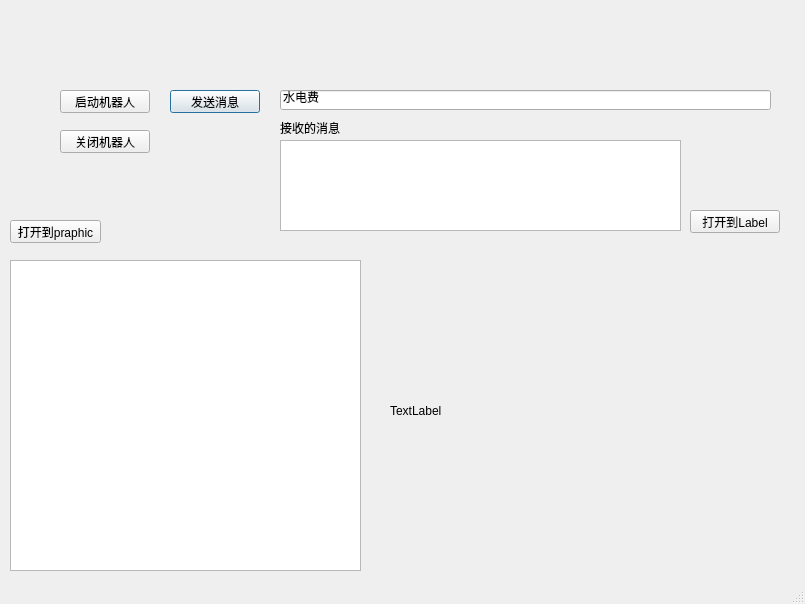
<?xml version="1.0" encoding="UTF-8"?>
<ui version="4.0">
 <class>MainWindow</class>
 <widget class="QMainWindow" name="MainWindow">
  <property name="geometry">
   <rect>
    <x>0</x>
    <y>0</y>
    <width>805</width>
    <height>604</height>
   </rect>
  </property>
  <property name="windowTitle">
   <string>MainWindow</string>
  </property>
  <property name="statusTip">
   <string/>
  </property>
  <widget class="QWidget" name="centralwidget">
   <widget class="QPushButton" name="pushButton">
    <property name="geometry">
     <rect>
      <x>60</x>
      <y>90</y>
      <width>90</width>
      <height>23</height>
     </rect>
    </property>
    <property name="text">
     <string>启动机器人</string>
    </property>
   </widget>
   <widget class="QPushButton" name="pushButton_2">
    <property name="geometry">
     <rect>
      <x>170</x>
      <y>90</y>
      <width>90</width>
      <height>23</height>
     </rect>
    </property>
    <property name="text">
     <string extracomment="xxx">发送消息</string>
    </property>
    <property name="default">
     <bool>true</bool>
    </property>
   </widget>
   <widget class="QPushButton" name="pushButton_3">
    <property name="geometry">
     <rect>
      <x>10</x>
      <y>220</y>
      <width>91</width>
      <height>23</height>
     </rect>
    </property>
    <property name="text">
     <string>打开到praphic</string>
    </property>
   </widget>
   <widget class="QLineEdit" name="lineEdit">
    <property name="geometry">
     <rect>
      <x>280</x>
      <y>90</y>
      <width>491</width>
      <height>20</height>
     </rect>
    </property>
    <property name="text">
     <string>水电费</string>
    </property>
   </widget>
   <widget class="QTextEdit" name="textEdit">
    <property name="geometry">
     <rect>
      <x>280</x>
      <y>140</y>
      <width>401</width>
      <height>91</height>
     </rect>
    </property>
   </widget>
   <widget class="QLabel" name="label">
    <property name="geometry">
     <rect>
      <x>280</x>
      <y>120</y>
      <width>71</width>
      <height>16</height>
     </rect>
    </property>
    <property name="text">
     <string>接收的消息</string>
    </property>
   </widget>
   <widget class="QPushButton" name="pushButton_5">
    <property name="geometry">
     <rect>
      <x>690</x>
      <y>210</y>
      <width>90</width>
      <height>23</height>
     </rect>
    </property>
    <property name="text">
     <string>打开到Label</string>
    </property>
   </widget>
   <widget class="QPushButton" name="pushButton_6">
    <property name="geometry">
     <rect>
      <x>60</x>
      <y>130</y>
      <width>90</width>
      <height>23</height>
     </rect>
    </property>
    <property name="text">
     <string>关闭机器人</string>
    </property>
   </widget>
   <widget class="QGraphicsView" name="graphicsView">
    <property name="geometry">
     <rect>
      <x>10</x>
      <y>260</y>
      <width>351</width>
      <height>311</height>
     </rect>
    </property>
   </widget>
   <widget class="QLabel" name="label_2">
    <property name="geometry">
     <rect>
      <x>390</x>
      <y>260</y>
      <width>391</width>
      <height>301</height>
     </rect>
    </property>
    <property name="text">
     <string>TextLabel</string>
    </property>
   </widget>
  </widget>
  <widget class="QStatusBar" name="statusbar"/>
 </widget>
 <resources/>
 <connections/>
</ui>
